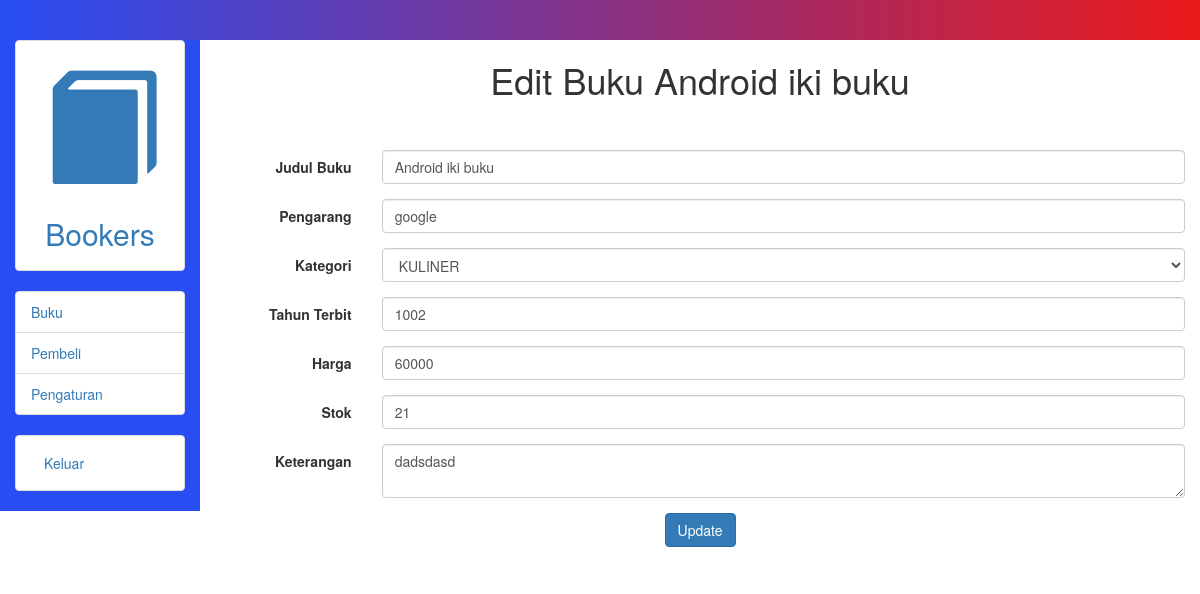
Screenshot of /upjauh/buku-edit.php?id=20003 (signed in) with the database file from the repository.
### tables this page shows
CREATE TABLE `buku` (
  `id_buku` int(10) NOT NULL,
  `judul` varchar(255) NOT NULL,
  `pengarang` varchar(50) NOT NULL,
  `th_terbit` varchar(4) NOT NULL,
  `harga` float NOT NULL,
  `ket` text NOT NULL,
  `stok` int(100) NOT NULL,
  `gambar` varchar(255) NOT NULL,
  `id_admin` int(3) NOT NULL,
  `id_ktg` int(6) NOT NULL
);

### upjauh/buku-edit.php (the view, shortened to what this page needs)
<?php
include("../koneksi.php");
$id_buku 			= $_GET['id'];
$tampil_buku  		= "SELECT*FROM buku WHERE id_buku = $id_buku";
$query_tampil_buku	= mysqli_query($koneksi,$tampil_buku);
$row_buku			= mysqli_fetch_array($query_tampil_buku);
$id_ktg				= $row_buku['id_ktg'];
 ?>
<!DOCTYPE html>
<html>
<head>
</head>
<body>
<div class="col-sm-10">
	<h1 align="center">Edit Buku <?php echo $row_buku['judul']; ?></h1>
	<br><br>
	<form class="form-horizontal" action="proses/buku-edit.php?id=<?php echo $id_buku; ?>" method="post" >
	<div class="form-group">
    	<label class="control-label col-sm-2" >Judul Buku</label>
    <div class="col-sm-10">
      	<input required type="text" class="form-control" id="email" placeholder="Judul Buku" name="nama" value="<?php echo $row_buku['judul']; ?>">
    </div>
  </div>
  <div class="form-group">
    	<label class="control-label col-sm-2" >Pengarang</label>
    <div class="col-sm-10">
      	<input required type="text" class="form-control" id="email" placeholder="Pengarang" name="pengarang" value="<?php echo $row_buku['pengarang']; ?>">
    </div>
  </div>
  <div class="form-group">
    	<label class="control-label col-sm-2" >Kategori</label>
    <div class="col-sm-10">
    	<select class="form-control" name="ktg">
    	<?php
    	$ktg = "SELECT*FROM kategori WHERE id_ktg = $id_ktg";
    	$kateg = mysqli_query($koneksi,$ktg);
    	while($tampil_ktg = mysqli_fetch_array($kateg)){
    	 ?>
      	<option name="ktg" id="ktg" value="<?php echo $tampil_ktg['kategori']; ?>"><?php echo $tampil_ktg['kategori']; ?></option>
      	<?php } ?>
      	</select>
    </div>
  </div>
  <div class="form-group">
    	<label class="control-label col-sm-2" >Tahun Terbit</label>
    <div class="col-sm-10">
      	<input required maxlength="4" type="text" class="form-control" id="tahun-terbit" placeholder="Tahun Terbit" name="tahun" value="<?php echo $row_buku['th_terbit']; ?>">
    </div>
  </div>
  <div class="form-group">
    	<label class="control-label col-sm-2" >Harga</label>
    <div class="col-sm-10">
      	<input required type="text" class="form-control" id="harga" placeholder="Harga" name="harga" value="<?php echo $row_buku['harga']; ?>">
    </div>
  </div>
  <div class="form-group">
    	<label class="control-label col-sm-2" >Stok</label>
    <div class="col-sm-10">
      	<input required type="number" class="form-control" id="stok" placeholder="Stok" name="stok" value="<?php echo $row_buku['stok']; ?>">
    </div>
  </div>
  <div class="form-group">
    	<label class="control-label col-sm-2" >Keterangan</label>
    <div class="col-sm-10">
      	<textarea class="form-control" name="ket"><?php echo $row_buku['ket']; ?></textarea>
    </div>
  </div>
  <div align="center">
  	<button class="btn btn-primary" name="submit">Update</button>
  </div>
	</form>
</div>
</body>
</html>

### rows the page displays
buku: judul "Android iki buku", nama "Android iki buku", pengarang "google", tahun "1002", harga "60000", stok "21", ket "dadsdasd"

### other values shown
form field ktg "KULINER"
